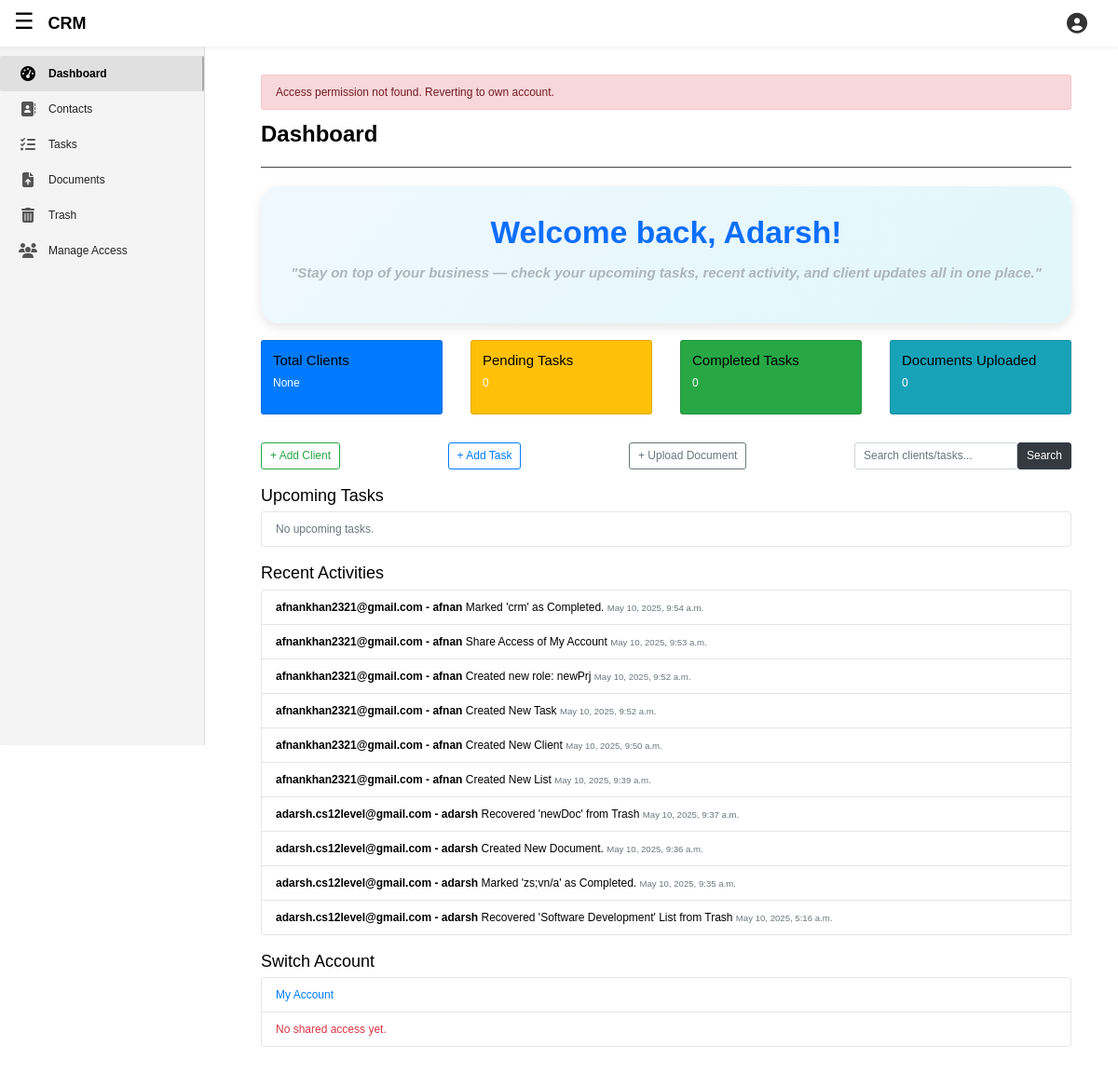
The app's page /apps/dashboard/ (signed in), older data.
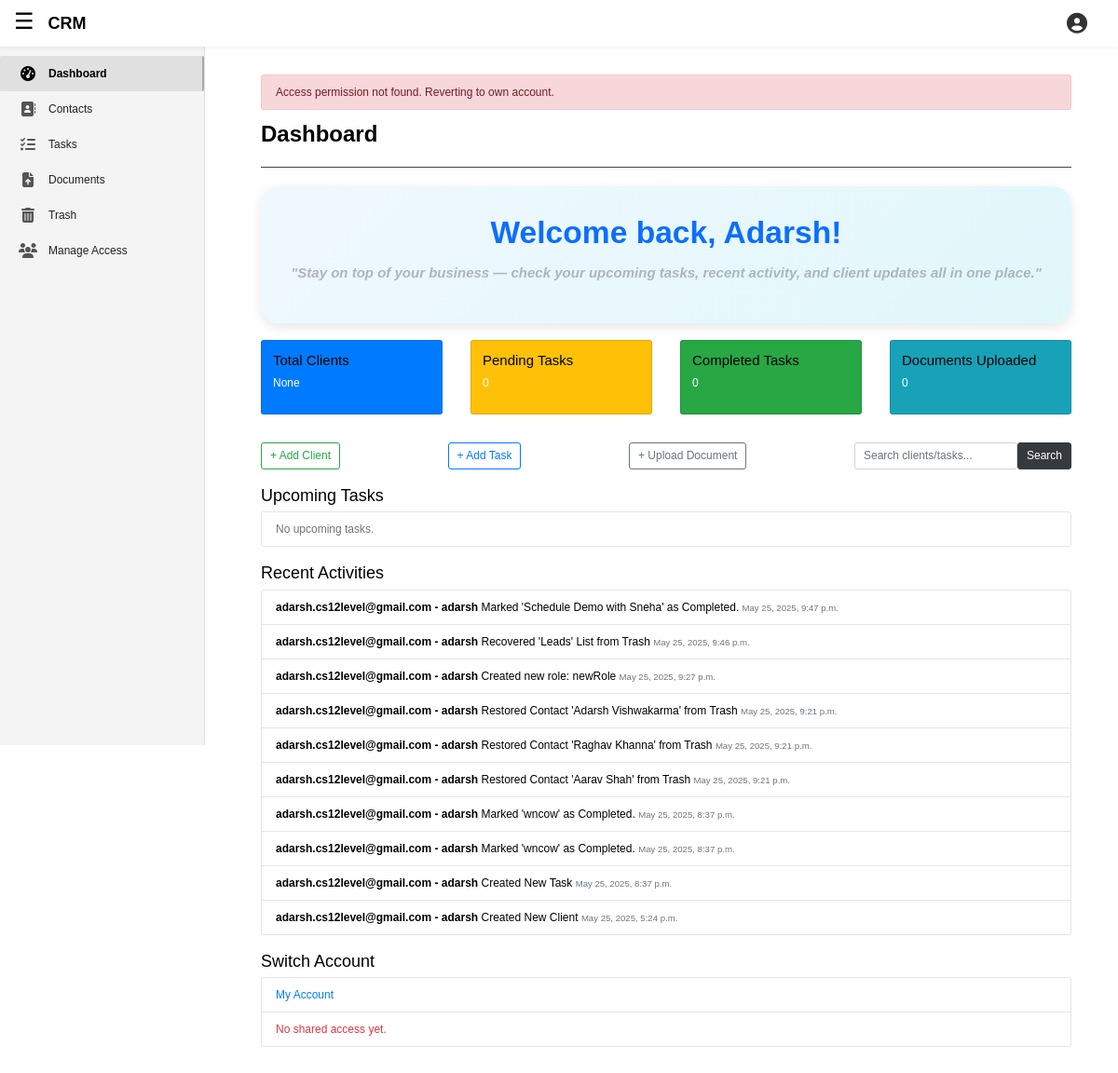
The same page, newer data.
### client/models.py (models this page shows, shortened)
class ActivityLog(models.Model):
    user = models.ForeignKey(BusinessUser, on_delete=models.CASCADE)
    action = models.CharField(max_length = 255)
    timestamp = models.DateTimeField(auto_now_add = True)

### accounts/models.py (models this page shows, shortened)
class BusinessUser(models.Model):
    public_id = models.UUIDField(default=uuid.uuid4, unique=True, editable=False)
    company_email = models.EmailField(max_length=60, unique=True, null=True, blank=True)
    company_name = models.CharField(max_length=95, unique=True, null=True, blank=True)
    industry = models.CharField(max_length=100, blank=True, null=True)
    job_title = models.CharField(max_length=255, blank=True, null=True)
    employees = models.IntegerField(default=None, blank=True, null=True)
    website = models.URLField(max_length=200, blank=True, null=True)
    address = models.TextField(blank=True, null=True)
    country = models.CharField(max_length=100, blank=True, null=True)
    phone = models.CharField(max_length=15, blank=True, null=True)
    last_login = models.DateTimeField(auto_now=True)
    company_logo = models.ImageField(upload_to=get_image_filepath, blank=True, null=True, default=get_default_image)
    user = models.OneToOneField(User, on_delete=models.CASCADE)
    def __str__(self):
        return f"{self.company_email} - {self.company_name}"

### featuredApp/views.py (the view)
# urls.py: path('dashboard/', views.dashboard_view, name='appDashboard'),
@login_required
def dashboard_view(request, *args, **kwargs):
    user = request.user.businessuser
    logged_in_user = request.user.businessuser
    if request.session.get('active_business_user_id') == None:
        logged_in_user = request.user.businessuser
        request.session['active_business_user_id'] = logged_in_user.id
        active_business_user = logged_in_user
    else:
        active_id = request.session.get('active_business_user_id')
        active_business_user = get_object_or_404(BusinessUser, id=active_id)
    query = request.GET.get("q")
    search_result = []
    find_client_by_query = None
    find_tasks_by_query = None
    find_document_by_query = None
    recent_activities = ActivityLog.objects.order_by('-timestamp')[:10]  # latest 10
    today = timezone.now().date()
    upcoming_tasks = Task.objects.filter(
        user=logged_in_user,
        due_date__gte=today,
    ).exclude(status="Completed").order_by('due_date')[:5]
    if get_active_business_user_with_permission(request, 'can_read_contact', show_err='Contact Read')[1]:
        total_client = len(Client.objects.filter(companyAssignee = active_business_user))
        if query:
            find_client_by_query = Client.objects.filter(name__icontains=query, companyAssignee = active_business_user)
            search_result += list(find_client_by_query)
    else:
        total_client = None
    if get_active_business_user_with_permission(request, 'can_read_task', show_err='Task Read')[1]:
        total_tasks_object = Task.objects.filter(user = active_business_user)
        completed_tasks = len(total_tasks_object.filter(status='Completed'))
        pending_tasks = len(total_tasks_object) - completed_tasks
        if query:
            find_tasks_by_query = Task.objects.filter(task_name__icontains = query, user = active_business_user)
            search_result += list(find_tasks_by_query)
    else:
        pending_tasks = None
        completed_tasks = None
    if get_active_business_user_with_permission(request, 'can_read_document', show_err='Document Read')[1]:
        total_documents = len(Document.objects.filter(user = active_business_user))
        if query:
            find_document_by_query = Document.objects.filter(document_name__icontains = query, user = active_business_user)
            search_result += list(find_document_by_query)
    else:
        total_documents = None
    accessible_accounts = user.accessible_accounts.select_related('owner', 'role')
    context = {
        "search_results": search_result,
        "find_client_by_query" : find_client_by_query,
        "find_tasks_by_query" : find_tasks_by_query,
        "find_document_by_query" : find_document_by_query,
        "query": query,
        "recent_activities": recent_activities,
        'upcoming_tasks': upcoming_tasks,
        'businessuser': user,
        'accessible_accounts': accessible_accounts,
        'self_account': user,
        'total_clients': total_client,
        'pending_tasks': pending_tasks,
        'completed_tasks': completed_tasks,
        'total_documents': total_documents,
    }
    return render(
        request,
        'featuredApp/dashboard.html',
        context,
    )

### client/models.py (called while the page is built)
    def get_queryset(self):
        return super().get_queryset().filter(is_deleted = False)

### featuredApp/context_processor.py (called while the page is built)
def accessible_accounts(request):
    if request.user.is_authenticated:
        accounts = request.user.businessuser.accessible_accounts.select_related('owner', 'role')
        self_account = request.user.businessuser
    else:
        accounts = []
    return {
        'self_account': self_account,
        'accessible_accounts': accounts,
    }

### featuredApp/templates/featuredApp/dashboard.html (shortened to what the changed rows need)
{% extends 'featuredApp/base.html' %}
{% load static %}
{% block addCSSlink %}
	<link rel="stylesheet" type="text/css" href="{% static 'featuredApp/dashboard.css' %}">
{% endblock addCSSlink %}
{% block contentBody1 %}
	<h2 style="font-weight: bolder;"> Dashboard </h2>
    <div class="mb-4">
        <div class="welcome-box" id="welcomeBox">
            <h2>Welcome back, {{ user.first_name }}! </h2>
        </div>
    </div>
    <ul class="list-group mb-4">
        {% for activity in recent_activities %}
            <li class="list-group-item dashboard-ul-list-item">
                <strong>{{ activity.user }}</strong>
                {{ activity.action }}
                <small class="text-muted">{{ activity.timestamp }}</small>
            </li>
        {% empty %}
            <li class="list-group-item text-muted dashboard-ul-list-item">No recent activities found.</li>
        {% endfor %}
    </ul>
{% endblock contentBody1 %}

Row changes from the older to the newer data that the page shows:
no longer on this page (row unchanged): ActivityLog: user "afnankhan2321@gmail.com - afnan", action "Marked 'crm' as Completed.", timestamp "May 10, 2025, 9:54 a.m."
no longer on this page (row unchanged): ActivityLog: user "afnankhan2321@gmail.com - afnan", action "Share Access of My Account", timestamp "May 10, 2025, 9:53 a.m."
no longer on this page (row unchanged): ActivityLog: user "afnankhan2321@gmail.com - afnan", action "Created new role: newPrj", timestamp "May 10, 2025, 9:52 a.m."
no longer on this page (row unchanged): ActivityLog: user "afnankhan2321@gmail.com - afnan", action "Created New Task", timestamp "May 10, 2025, 9:52 a.m."
no longer on this page (row unchanged): ActivityLog: user "afnankhan2321@gmail.com - afnan", action "Created New Client", timestamp "May 10, 2025, 9:50 a.m."
no longer on this page (row unchanged): ActivityLog: user "afnankhan2321@gmail.com - afnan", action "Created New List", timestamp "May 10, 2025, 9:39 a.m."
no longer on this page (row unchanged): ActivityLog: user "adarsh.cs12level@gmail.com - adarsh", action "Recovered 'newDoc' from Trash", timestamp "May 10, 2025, 9:37 a.m."
no longer on this page (row unchanged): ActivityLog: user "adarsh.cs12level@gmail.com - adarsh", action "Created New Document.", timestamp "May 10, 2025, 9:36 a.m."
no longer on this page (row unchanged): ActivityLog: user "adarsh.cs12level@gmail.com - adarsh", action "Marked 'zs;vn/a' as Completed.", timestamp "May 10, 2025, 9:35 a.m."
no longer on this page (row unchanged): ActivityLog: user "adarsh.cs12level@gmail.com - adarsh", action "Recovered 'Software Development' List from Trash", timestamp "May 10, 2025, 5:16 a.m."
added ActivityLog: user "adarsh.cs12level@gmail.com - adarsh", action "Marked 'Schedule Demo with Sneha' as Completed.", timestamp "May 25, 2025, 9:47 p.m."
added ActivityLog: user "adarsh.cs12level@gmail.com - adarsh", action "Recovered 'Leads' List from Trash", timestamp "May 25, 2025, 9:46 p.m."
added ActivityLog: user "adarsh.cs12level@gmail.com - adarsh", action "Created new role: newRole", timestamp "May 25, 2025, 9:27 p.m."
added ActivityLog: user "adarsh.cs12level@gmail.com - adarsh", action "Restored Contact 'Adarsh Vishwakarma' from Trash", timestamp "May 25, 2025, 9:21 p.m."
added ActivityLog: user "adarsh.cs12level@gmail.com - adarsh", action "Restored Contact 'Raghav Khanna' from Trash", timestamp "May 25, 2025, 9:21 p.m."
added ActivityLog: user "adarsh.cs12level@gmail.com - adarsh", action "Restored Contact 'Aarav Shah' from Trash", timestamp "May 25, 2025, 9:21 p.m."
added ActivityLog: user "adarsh.cs12level@gmail.com - adarsh", action "Marked 'wncow' as Completed.", timestamp "May 25, 2025, 8:37 p.m."
added ActivityLog: user "adarsh.cs12level@gmail.com - adarsh", action "Marked 'wncow' as Completed.", timestamp "May 25, 2025, 8:37 p.m."
added ActivityLog: user "adarsh.cs12level@gmail.com - adarsh", action "Created New Task", timestamp "May 25, 2025, 8:37 p.m."
added ActivityLog: user "adarsh.cs12level@gmail.com - adarsh", action "Created New Client", timestamp "May 25, 2025, 5:24 p.m."
